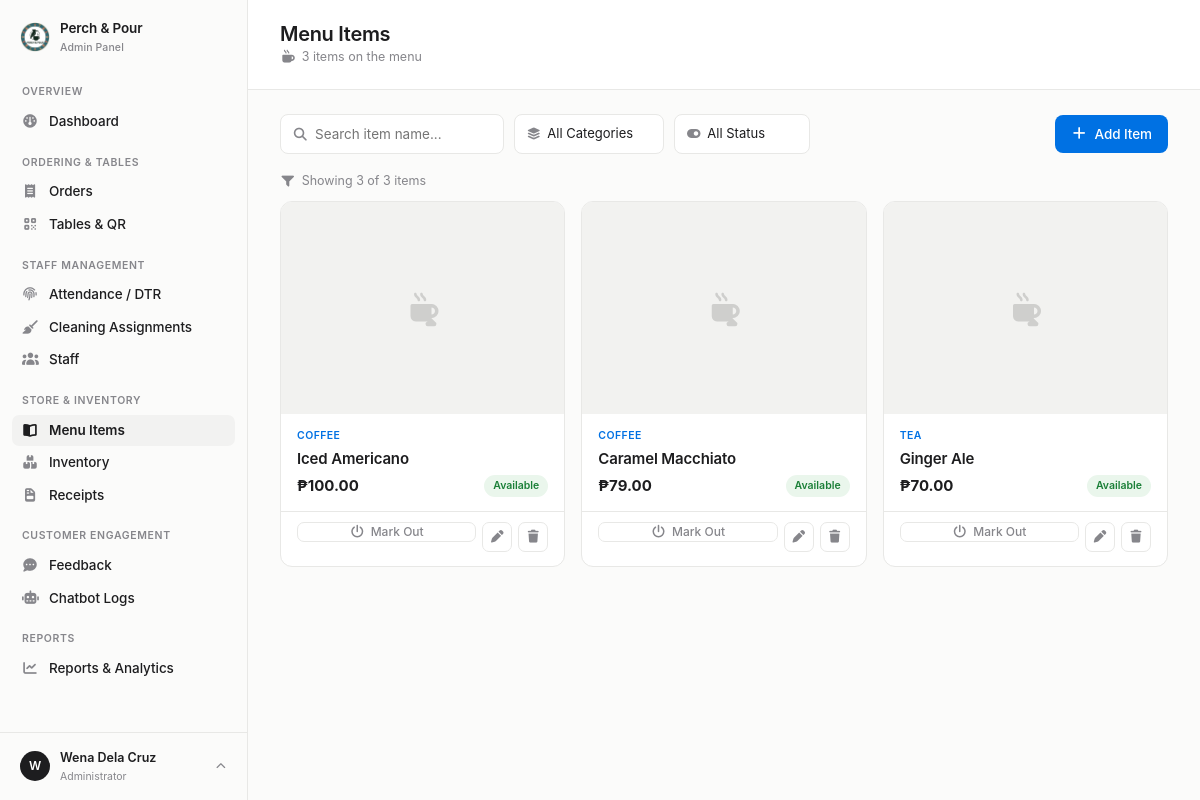
Screenshot of /admin/menu.php (signed in) with the database file from the repository.
### tables this page shows
CREATE TABLE `menu_items` (
  `item_id` int(11) NOT NULL,
  `item_name` varchar(100) NOT NULL,
  `category` enum('Coffee','Tea','Soda','Fruit Juice','Milk') NOT NULL,
  `price` decimal(8,2) NOT NULL,
  `image` varchar(255) DEFAULT NULL,
  `is_available` tinyint(1) NOT NULL DEFAULT 1,
  `has_size` tinyint(1) NOT NULL DEFAULT 0,
  `has_sweetness` tinyint(1) NOT NULL DEFAULT 0,
  `has_milk_type` tinyint(1) NOT NULL DEFAULT 0,
  `has_addons` tinyint(1) NOT NULL DEFAULT 0,
  `created_at` timestamp NOT NULL DEFAULT current_timestamp(),
  `updated_at` timestamp NOT NULL DEFAULT current_timestamp() ON UPDATE current_timestamp()
);

### admin/menu.php (the view, shortened to what this page needs)
<?php
include '../config/db_connect.php';
$fullName = $_SESSION['full_name'] ?? 'Admin';
$uploadDir = '../uploads/menu/';
$menuItems = [];
$result = mysqli_query($conn, "SELECT * FROM menu_items ORDER BY created_at DESC");
if ($result) {
    while ($row = mysqli_fetch_assoc($result)) {
        $menuItems[] = $row;
    }
}
?>
<!DOCTYPE html>
<html lang="en">
<head>
<link rel="stylesheet" href="../vendor/bootstrap-5.3.8/css/bootstrap.min.css">
<link rel="stylesheet" href="../vendor/fontawesome-free-7.3.1/css/all.min.css">
</head>
<body>
<?php include '../include/admin_sidebar.php'; ?>
<div class="main">
    <div class="topbar">
        <div>
            <h1>Menu Items</h1>
            <div class="date-stamp"><i class="fa-solid fa-mug-hot"></i> <?php echo count($menuItems); ?> items on the menu</div>
        </div>
    </div>
    <div class="content">
        <div class="toolbar">
            <div class="search-box">
                <input type="text" id="searchInput" placeholder="Search item name..." oninput="filterMenu()">
            </div>
            <div class="filter-select-wrap">
                <select class="filter-select" id="categorySelect" onchange="filterMenu()">
                    <option value="">All Categories</option>
                </select>
            </div>
            <div class="filter-select-wrap">
                <select class="filter-select" id="availSelect" onchange="filterMenu()">
                    <option value="">All Status</option>
                </select>
            </div>
            <button type="button" class="btn-add" onclick="document.getElementById('addModal').classList.add('show')">
                <i class="fa-solid fa-plus"></i> <span>Add Item</span>
            </button>
        </div>
        <?php if (count($menuItems) === 0): ?>
            <div class="empty-note">
                <i class="fa-solid fa-mug-hot"></i>
                <strong>No menu items yet</strong>
                Click "Add Item" to create your first product.
            </div>
        <?php else: ?>
            <div class="result-count" id="resultCount"></div>
            <div class="menu-grid" id="menuGrid">
                <?php foreach ($menuItems as $item): ?>
                <div class="menu-card"
                    data-name="<?php echo htmlspecialchars(strtolower($item['item_name'])); ?>"
                    data-category="<?php echo htmlspecialchars($item['category']); ?>"
                    data-available="<?php echo (int) $item['is_available']; ?>"
                >
                    <div class="menu-card-img">
                        <?php if (!empty($item['image']) && file_exists($uploadDir . $item['image'])): ?>
                            <img src="../uploads/menu/<?php echo htmlspecialchars($item['image']); ?>" alt="<?php echo htmlspecialchars($item['item_name']); ?>">
                        <?php else: ?>
                            <i class="fa-solid fa-mug-hot"></i>
                        <?php endif; ?>
                    </div>
                    <div class="menu-card-body">
                        <div class="menu-card-cat"><?php echo htmlspecialchars($item['category']); ?></div>
                        <div class="menu-card-title"><?php echo htmlspecialchars($item['item_name']); ?></div>
                        <div class="menu-card-footer">
                            <div class="menu-card-price">₱<?php echo number_format((float) $item['price'], 2); ?></div>
                            <span class="badge-avail <?php echo $item['is_available'] ? 'yes' : 'no'; ?>">
                                <?php echo $item['is_available'] ? 'Available' : 'Unavailable'; ?>
                            </span>
                        </div>
                    </div>
                    <div class="menu-card-actions">
                        <form method="POST" action="" style="flex:1;">
                            <button type="submit" name="toggle_availability" class="btn-toggle-text" style="width:100%;">
                                <i class="fa-solid fa-power-off"></i> <?php echo $item['is_available'] ? 'Mark Out' : 'Mark In'; ?>
                            </button>
                        </form>
                        <button type="button" class="icon-btn" title="Edit"
                            onclick='openEditModal(<?php echo json_encode($item, JSON_HEX_APOS | JSON_HEX_QUOT); ?>)'>
                            <i class="fa-solid fa-pen"></i>
                        </button>
                        <button type="button" class="icon-btn danger" title="Delete"
                            onclick="openDeleteModal(<?php echo (int) $item['item_id']; ?>, '<?php echo htmlspecialchars(addslashes($item['item_name'])); ?>')">
                            <i class="fa-solid fa-trash"></i>
                        </button>
                    </div>
                </div>
                <?php endforeach; ?>
            </div>
        <?php endif; ?>
    </div>
</div>
</body>
</html>

### include/admin_sidebar.php (shortened to what this page needs)
<?php
$fullName    = $fullName ?? ($_SESSION['full_name'] ?? 'Admin');
$initial     = strtoupper(substr($fullName, 0, 1));
$currentPage = basename($_SERVER['PHP_SELF']);
$navGroups = [
    'Overview' => [
        ['dashboard.php', 'fa-solid fa-gauge', 'Dashboard'],
    ],
    'Ordering & Tables' => [
        ['orders.php', 'fa-solid fa-receipt', 'Orders'],
        ['tables.php', 'fa-solid fa-qrcode', 'Tables & QR'],
    ],
    'Staff Management' => [
        ['attendance.php', 'fa-solid fa-fingerprint', 'Attendance / DTR'],
        ['cleaning.php', 'fa-solid fa-broom', 'Cleaning Assignments'],
        ['staff.php', 'fa-solid fa-users', 'Staff'],
    ],
    'Store & Inventory' => [
        ['menu.php', 'fa-solid fa-book-open', 'Menu Items'],
        ['inventory.php', 'fa-solid fa-boxes-stacked', 'Inventory'],
        ['receipts.php', 'fa-solid fa-file-invoice', 'Receipts'],
    ],
    'Customer Engagement' => [
        ['feedback.php', 'fa-solid fa-comment-dots', 'Feedback'],
        ['chatbot.php', 'fa-solid fa-robot', 'Chatbot Logs'],
    ],
    'Reports' => [
        ['reports.php', 'fa-solid fa-chart-line', 'Reports & Analytics'],
    ],
];
?>
<aside class="sidebar d-none d-lg-flex">
    <div class="sidebar-brand">
        <div class="logo-mark"><img src="../img/logo.png" alt="Perch & Pour"></div>
        <div class="brand-text">
            <strong>Perch &amp; Pour</strong>
            <span>Admin Panel</span>
        </div>
    </div>
    <div class="sidebar-scroll">
        <?php foreach ($navGroups as $groupLabel => $links): ?>
            <div class="sidebar-section">
                <div class="sidebar-section-title"><?= htmlspecialchars($groupLabel) ?></div>
                <?php foreach ($links as [$href, $icon, $label]):
                    $isActive = ($currentPage === $href); ?>
                    <a href="<?= htmlspecialchars($href) ?>"
                       class="sidebar-link <?= $isActive ? 'active' : '' ?>">
                        <i class="<?= htmlspecialchars($icon) ?>"></i>
                        <span><?= htmlspecialchars($label) ?></span>
                    </a>
                <?php endforeach; ?>
            </div>
        <?php endforeach; ?>
    </div>
    <div class="sidebar-footer">
        <div class="dropdown dropup">
            <button type="button" class="sidebar-user" data-bs-toggle="dropdown" aria-expanded="false">
                <div class="avatar"><?= htmlspecialchars($initial) ?></div>
                <div class="user-info">
                    <strong><?= htmlspecialchars($fullName) ?></strong>
                    <span>Administrator</span>
                </div>
                <i class="fa-solid fa-chevron-up"></i>
            </button>
        </div>
    </div>
</aside>

### admin/menu.php (style rules this page uses)
:root { --bg: #fbfbfa; --card: #ffffff; --ink: #1d1d1f; --ink-soft: #86868b; --border: #e8e8e6; --hover: rgba(0,0,0,0.035); --accent: #0071e3; --green: #1a7f37; --green-bg: #eaf6ec; --red: #d70015; --red-bg: #fdeceb; --amber: #9a6700; --amber-bg: #fff6e0; }
* { box-sizing: border-box; }
body { margin: 0; font-family: -apple-system, BlinkMacSystemFont, "SF Pro Text", "Segoe UI", Roboto, sans-serif; color: var(--ink); background: var(--bg); display: flex; min-height: 100vh; font-size: 14px; line-height: 1.5; -webkit-font-smoothing: antialiased; }
.main { flex: 1; min-width: 0; }
.topbar { display: flex; align-items: center; gap: 14px; padding: 22px 32px; border-bottom: 1px solid var(--border); background: var(--card); }
.topbar h1 { font-size: 20px; font-weight: 600; letter-spacing: -0.015em; margin: 0; }
.topbar .date-stamp { font-size: 12.5px; color: var(--ink-soft); margin-top: 2px; display: flex; align-items: center; gap: 6px; }
.content { padding: 24px 32px 50px; }
.toolbar { display: flex; align-items: center; gap: 10px; flex-wrap: wrap; margin-bottom: 18px; }
.search-box { position: relative; flex: 1; min-width: 200px; max-width: 320px; }
.search-box input { width: 100%; border: 1px solid var(--border); border-radius: 8px; background: var(--card); font-family: inherit; font-size: 13.5px; color: var(--ink); padding: 9px 12px 9px 34px; outline: none; transition: border-color 0.15s ease; }
.filter-select-wrap { position: relative; }
.filter-select { appearance: none; position: relative; z-index: 1; border: 1px solid var(--border); border-radius: 8px; background: var(--card); font-family: inherit; font-size: 13px; color: var(--ink); padding: 9px 30px 9px 32px; outline: none; cursor: pointer; transition: border-color 0.15s ease; }
.filter-select-wrap::after { content: "\f078"; font-family: "Font Awesome 6 Free"; font-weight: 900; position: absolute; right: 12px; top: 50%; transform: translateY(-50%); font-size: 10px; color: var(--ink-soft); pointer-events: none; }
.btn-add { display: flex; align-items: center; gap: 7px; background: var(--accent); color: #fff; border: none; font-weight: 500; font-size: 13.5px; letter-spacing: -0.005em; padding: 9px 16px; border-radius: 8px; cursor: pointer; transition: background 0.15s ease; white-space: nowrap; flex-shrink: 0; }
.result-count { font-size: 12.5px; color: var(--ink-soft); margin-bottom: 10px; display: flex; align-items: center; gap: 6px; }
.menu-grid { display: grid; grid-template-columns: repeat(auto-fill, minmax(220px, 1fr)); gap: 16px; }
.menu-card { background: var(--card); border: 1px solid var(--border); border-radius: 12px; overflow: hidden; transition: box-shadow 0.15s ease; display: flex; flex-direction: column; }
.menu-card-img { width: 100%; aspect-ratio: 4 / 3; display: flex; align-items: center; justify-content: center; color: #cfcfcd; font-size: 28px; position: relative; }
.menu-card-body { padding: 14px 16px; flex: 1; display: flex; flex-direction: column; }
.menu-card-cat { font-size: 10.5px; text-transform: uppercase; letter-spacing: 0.04em; color: var(--accent); font-weight: 600; margin-bottom: 4px; }
.menu-card-title { font-size: 15px; font-weight: 600; margin-bottom: 4px; letter-spacing: -0.01em; }
.menu-card-footer { display: flex; align-items: center; justify-content: space-between; margin-top: auto; }
.menu-card-price { font-size: 15px; font-weight: 700; }
.badge-avail { font-size: 10.5px; font-weight: 600; padding: 3px 9px; border-radius: 20px; }
.badge-avail.yes { color: var(--green); background: var(--green-bg); }
.menu-card-actions { display: flex; gap: 6px; padding: 10px 16px 14px; border-top: 1px solid var(--border); }
.icon-btn { display: flex; align-items: center; justify-content: center; width: 30px; height: 30px; border-radius: 7px; background: none; border: 1px solid var(--border); color: var(--ink-soft); cursor: pointer; font-size: 12.5px; transition: all 0.15s ease; }
.btn-toggle-text { flex: 1; display: flex; align-items: center; justify-content: center; gap: 6px; border: 1px solid var(--border); border-radius: 7px; background: none; font-size: 12px; font-weight: 500; color: var(--ink-soft); cursor: pointer; padding: 0 10px; transition: all 0.15s ease; }

### rows the page displays
menu_items: category "COFFEE", item_name "Iced Americano", price "100.00", is_available "Available"
menu_items: category "COFFEE", item_name "Caramel Macchiato", price "79.00", is_available "Available"
menu_items: category "TEA", item_name "Ginger Ale", price "70.00", is_available "Available"

### other values shown
$groupLabel "OVERVIEW"
$label "Dashboard"
$groupLabel "ORDERING & TABLES"
$label "Orders"
$label "Tables & QR"
$groupLabel "STAFF MANAGEMENT"
$label "Attendance / DTR"
$label "Cleaning Assignments"
$label "Staff"
$groupLabel "STORE & INVENTORY"
$label "Menu Items"
$label "Inventory"
$label "Receipts"
$groupLabel "CUSTOMER ENGAGEMENT"
$label "Feedback"
